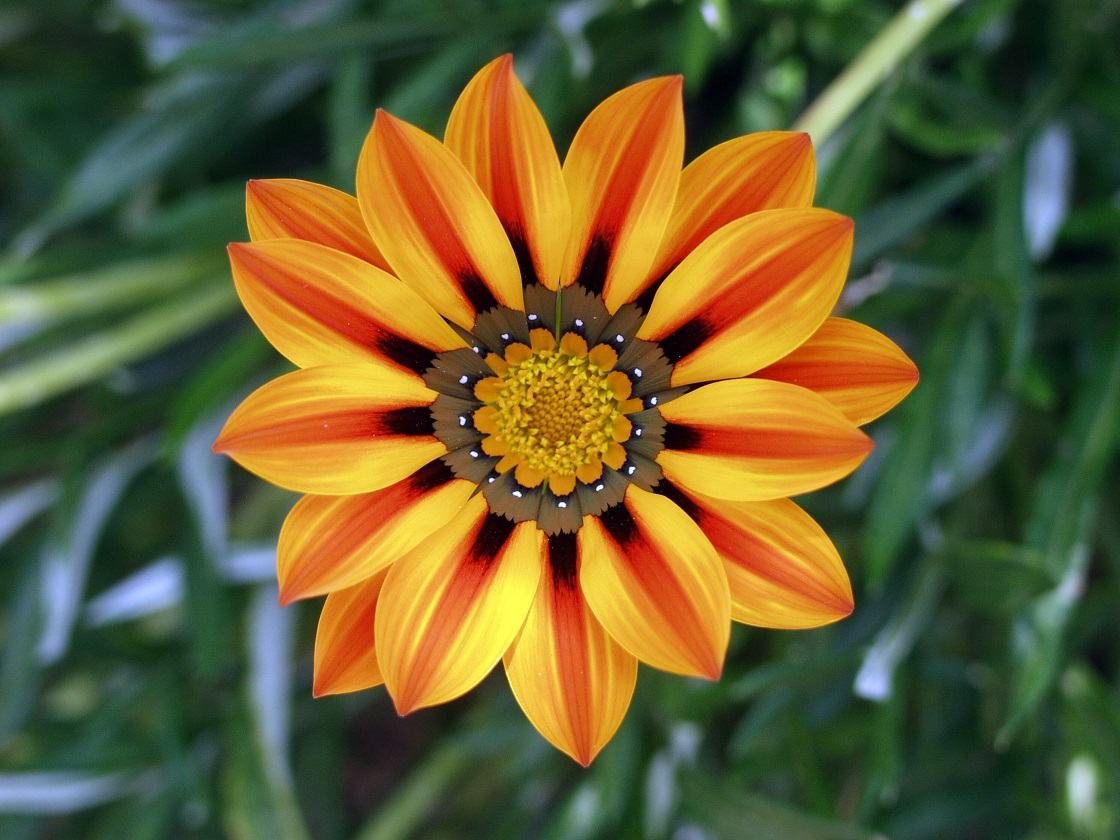
#> input picture flower.jpg, 1120 x 840 px
$ python ColorQuantization.py   (Python 2 division)
#> lines starting #> are read from the running program, lines starting #| are printed output that depends on the picture; long printed decimals are rounded
import numpy as np
import cv2
import operator


class ColorQuanatizer:
	original_color = None
	original_small_color = None

	quantized_img = None
	quantized_img_hsv = None

	colorFreqMap = None
	percentageList = None

	def quantize(self, image, K=3):
		self.original_color = image
		self.original_small_color = self.resize(image, 100)

		self.quantized_img = self.quantizeColors(self.original_small_color, K)
		self.quantized_img_hsv = cv2.cvtColor(self.quantized_img, cv2.COLOR_BGR2HSV)

		self.colorFreqMap = self.mapColorFrequencies(self.quantized_img)
		self.percentageList = self.getPercentageList()

		self.showFrequencyBar(self.percentageList)


	def resize(self, image, longestEdgeLength):
		# resize image such that the longest edge is longestEdgeLength px
		ratio = 100.0/float(max(image.shape[0], image.shape[1]))
		return cv2.resize(image, (0,0), fx=ratio, fy=ratio)


	def quantizeColors(self, img, K=3):
		# perform k-means clustering
		Z = img.reshape((-1,3))
		Z = np.float32(Z)
		# define criteria, number of clusters(K) and apply kmeans()
		criteria = (cv2.TERM_CRITERIA_EPS + cv2.TERM_CRITERIA_MAX_ITER, 10, 1.0)
		ret,label,center = cv2.kmeans(Z, K, criteria, 3, cv2.KMEANS_RANDOM_CENTERS)
		# Now convert back into uint8, and make original image
		center = np.uint8(center)
		res = center[label.flatten()]
		res2 = res.reshape((img.shape))
		return res2


	def mapColorFrequencies(self, img):
		colorFreqMap = dict({})
		for y in range(0,img.shape[0]):
			for x in range(0,img.shape[1]):
				pixel = tuple(img[y][x])
				freq = colorFreqMap.get(pixel)
				if freq == None:
					freq = 0
				freq += 1
				colorFreqMap[pixel] = freq

		return colorFreqMap


	def getPercentageList(self):
		# sort dict
		sortedList = sorted(self.colorFreqMap.items(), key=operator.itemgetter(1))
		sortedList.reverse()
		# convert to percentage
		totalPixels = self.original_small_color.shape[0] * self.original_small_color.shape[1]
		for i in range(0, len(sortedList)):
			sortedList[i] = (sortedList[i][0], float(sortedList[i][1])/float(totalPixels))

		return sortedList


	def showFrequencyBar(self, percentageList):
		# culumulate percentages
		currPercentage = 0.0
		for i in range(0, len(percentageList)):
			currPercentage += percentageList[i][1]
			percentageList[i] = (percentageList[i][0], currPercentage)

		print percentageList

		# show graphical representation
		barHeight = 50
		barWidth = 400
		barImg = np.zeros((barHeight, barWidth, 3), dtype=np.uint8)
		colorIndex = 0

		for x in range(0, barWidth):
			percentage = float(x)/float(barWidth)
			for i in range(0, len(percentageList)):
				if percentageList[i][1] > percentage:
					break
				else:
					colorIndex = i+1
			color = list(percentageList[colorIndex][0])

			for y in range(0, barHeight):
				barImg[y][x] = color

		cv2.imshow("bar", barImg)


#
#   Main Entry Point
#
if __name__ == '__main__':
	im = cv2.imread("flower.jpg")
#> im is the input picture: shape (840, 1120, 3); mean B, G, R 50.5, 94.7, 102.5
	cv2.imshow("original image", im)
	ColorQuanatizer().quantize(im)
#> in resize, `return cv2.resize(image, (0,0), fx=ratio, fy=ratio)`:
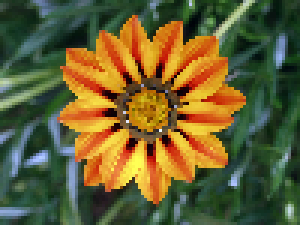
#> returned value: shape (75, 100, 3) (shown 3 times larger); mean of channels 0, 1, 2 50.4, 94.6, 102.3; drawn as B, G, R
#> in quantizeColors, `ret,label,center = cv2.kmeans(Z, K, criteria, 3, cv2.KMEANS_RANDOM_CEN..`: ret = 15841758.4; label = 7500 values, max 2 at index 0, min 0 at index 10, mean 1.47; center = [[129.7, 133.5, 107.6], [36.15, 137.4, 219.6], [42.5, 65.22, 41.28]]
#> in quantizeColors, `center = np.uint8(center)`: center = [[129, 133, 107], [36, 137, 219], [42, 65, 41]]
#> in quantizeColors, `res2 = res.reshape((img.shape))`:
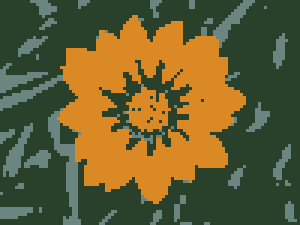
#> res2: shape (75, 100, 3) (shown 3 times larger); mean B, G, R 50, 94.3, 101.9
#> in quantize, `self.quantized_img_hsv = cv2.cvtColor(self.quantized_img, cv2.COLOR_BG..`: self.quantized_img_hsv: shape (75, 100, 3); mean H, S, V 50.5, 124.8, 118.9
#> after the loop in mapColorFrequencies, `for y in range(0,img.shape[0]):`: colorFreqMap = {(42, 65, 41): 4402, (129, 133, 107): 843, (36, 137, 219): 2255}
#> in quantize, `self.colorFreqMap = self.mapColorFrequencies(self.quantized_img)`: self.colorFreqMap has the same summary as colorFreqMap in mapColorFrequencies
#> in getPercentageList, `sortedList = sorted(self.colorFreqMap.items(), key=operator.itemgetter..`: sortedList = [((129, 133, 107), 843), ((36, 137, 219), 2255), ((42, 65, 41), 4402)]
#> the loop in getPercentageList, `for i in range(0, len(sortedList)):` made 3 passes
#> after the loop in getPercentageList, `for i in range(0, len(sortedList)):`: sortedList = [((42, 65, 41), 0.587), ((36, 137, 219), 0.301), ((129, 133, 107), 0.112)]
#> in quantize, `self.percentageList = self.getPercentageList()`: self.percentageList has the same summary as sortedList in getPercentageList
#> the loop in showFrequencyBar, `for i in range(0, len(percentageList)):` made 3 passes
#> currPercentage on passes 1 to 3: 0.587, 0.888, 1
#> after the loop in showFrequencyBar, `for i in range(0, len(percentageList)):`: currPercentage = 1; percentageList = [((42, 65, 41), 0.587), ((36, 137, 219), 0.888), ((129, 133, 107), 1)]
#| [((42, 65, 41), 0.5869), ((36, 137, 219), 0.8876), ((129, 133, 107), 1.0)]
#> after the loop in showFrequencyBar, `for x in range(0, barWidth):`:
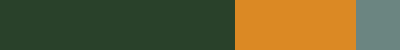
#> barImg: shape (50, 400, 3); mean of channels 0, 1, 2 49.8, 94.3, 102.1; drawn as B, G, R
	cv2.waitKey()

$ run again, with balls.jpg copied over flower.jpg
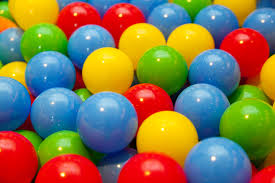
#> input picture balls.jpg, 275 x 183 px
#> im is the input picture: shape (183, 275, 3); mean B, G, R 79.5, 117.5, 134.3
#> in quantizeColors, `ret,label,center = cv2.kmeans(Z, K, criteria, 3, cv2.KMEANS_RANDOM_CEN..`: ret = 40479933.7; label = 6700 values, max 2 at index 0, min 0 at index 3, mean 1.1; center = [[12.31, 175.1, 177.3], [15.39, 15.91, 211.1], [161.4, 121.3, 64.33]]
#> in quantizeColors, `center = np.uint8(center)`: center = [[12, 175, 177], [15, 15, 211], [161, 121, 64]]
#> in quantizeColors, `res2 = res.reshape((img.shape))`:
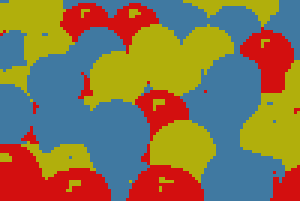
#> res2: shape (67, 100, 3) (shown 3 times larger); mean B, G, R 78.8, 116.4, 134.2
#> self.quantized_img_hsv: shape (67, 100, 3); mean H, S, V 55.4, 200.5, 177.3
#> after the loop in mapColorFrequencies, `for y in range(0,img.shape[0]):`: colorFreqMap = {(161, 121, 64): 2973, (12, 175, 177): 2275, (15, 15, 211): 1452}
#> self.colorFreqMap has the same summary as colorFreqMap in mapColorFrequencies
#> in getPercentageList, `sortedList = sorted(self.colorFreqMap.items(), key=operator.itemgetter..`: sortedList = [((15, 15, 211), 1452), ((12, 175, 177), 2275), ((161, 121, 64), 2973)]
#> the loop in getPercentageList, `for i in range(0, len(sortedList)):` made 3 passes
#> after the loop in getPercentageList, `for i in range(0, len(sortedList)):`: sortedList = [((161, 121, 64), 0.444), ((12, 175, 177), 0.34), ((15, 15, 211), 0.217)]
#> self.percentageList has the same summary as sortedList in getPercentageList
#> the loop in showFrequencyBar, `for i in range(0, len(percentageList)):` made 3 passes
#> currPercentage on passes 1 to 3: 0.444, 0.783, 1
#> after the loop in showFrequencyBar, `for i in range(0, len(percentageList)):`: currPercentage = 1; percentageList = [((161, 121, 64), 0.444), ((12, 175, 177), 0.783), ((15, 15, 211), 1)]
#| [((161, 121, 64), 0.4437), ((12, 175, 177), 0.7833), ((15, 15, 211), 1.0)]
#> after the loop in showFrequencyBar, `for x in range(0, barWidth):`:
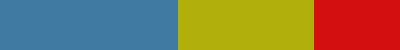
#> barImg: shape (50, 400, 3); mean of channels 0, 1, 2 79, 116.6, 134; drawn as B, G, R
